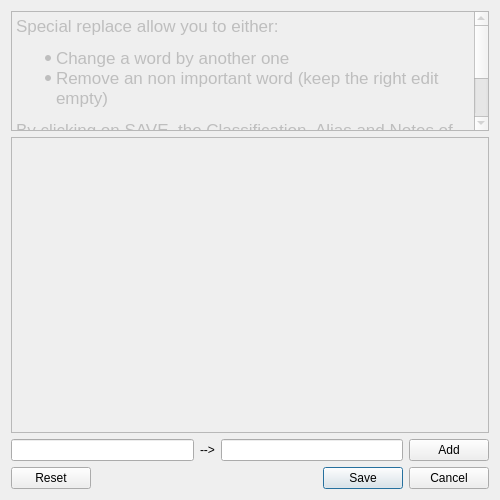
<?xml version="1.0" encoding="UTF-8"?>
<ui version="4.0">
 <class>Dialog_specialReplace</class>
 <widget class="QDialog" name="Dialog_specialReplace">
  <property name="geometry">
   <rect>
    <x>0</x>
    <y>0</y>
    <width>500</width>
    <height>500</height>
   </rect>
  </property>
  <property name="minimumSize">
   <size>
    <width>500</width>
    <height>400</height>
   </size>
  </property>
  <property name="maximumSize">
   <size>
    <width>500</width>
    <height>500</height>
   </size>
  </property>
  <property name="windowTitle">
   <string>Special Replacement</string>
  </property>
  <layout class="QGridLayout" name="gridLayout_2">
   <item row="0" column="0">
    <layout class="QGridLayout" name="gridLayout">
     <item row="3" column="0">
      <widget class="QDialogButtonBox" name="buttonBox_specialReplace">
       <property name="standardButtons">
        <set>QDialogButtonBox::Cancel|QDialogButtonBox::Reset|QDialogButtonBox::Save</set>
       </property>
      </widget>
     </item>
     <item row="2" column="0">
      <layout class="QGridLayout" name="gridLayout_3">
       <item row="1" column="1">
        <widget class="QLabel" name="label_specialReplace_untrackToReplace">
         <property name="text">
          <string>--&gt;</string>
         </property>
        </widget>
       </item>
       <item row="1" column="2">
        <widget class="QLineEdit" name="lineEdit_specialReplace_newReaplce"/>
       </item>
       <item row="1" column="3">
        <widget class="QPushButton" name="pushButton_specialReplace_newAdd">
         <property name="text">
          <string>Add</string>
         </property>
        </widget>
       </item>
       <item row="1" column="0">
        <widget class="QLineEdit" name="lineEdit_specialReplace_newUntrack">
         <property name="toolTip">
          <string>it can not be EMPTY or contains # char</string>
         </property>
        </widget>
       </item>
      </layout>
     </item>
     <item row="1" column="0">
      <widget class="QScrollArea" name="scrollArea_specialReplace_untrackReplace">
       <property name="widgetResizable">
        <bool>true</bool>
       </property>
       <property name="alignment">
        <set>Qt::AlignLeading|Qt::AlignLeft|Qt::AlignTop</set>
       </property>
       <widget class="QWidget" name="scrollAreaWidgetContents_specialReplace_untrackReplace">
        <property name="geometry">
         <rect>
          <x>0</x>
          <y>0</y>
          <width>462</width>
          <height>252</height>
         </rect>
        </property>
        <layout class="QVBoxLayout" name="verticalLayout_2">
         <item>
          <layout class="QVBoxLayout" name="verticalLayout_specialReplace_replacement"/>
         </item>
         <item>
          <spacer name="verticalSpacer">
           <property name="orientation">
            <enum>Qt::Vertical</enum>
           </property>
           <property name="sizeHint" stdset="0">
            <size>
             <width>20</width>
             <height>40</height>
            </size>
           </property>
          </spacer>
         </item>
        </layout>
       </widget>
      </widget>
     </item>
     <item row="0" column="0">
      <widget class="QTextEdit" name="textEdit">
       <property name="enabled">
        <bool>false</bool>
       </property>
       <property name="maximumSize">
        <size>
         <width>500</width>
         <height>120</height>
        </size>
       </property>
       <property name="html">
        <string>&lt;!DOCTYPE HTML PUBLIC &quot;-//W3C//DTD HTML 4.0//EN&quot; &quot;http://www.w3.org/TR/REC-html40/strict.dtd&quot;&gt;
&lt;html&gt;&lt;head&gt;&lt;meta name=&quot;qrichtext&quot; content=&quot;1&quot; /&gt;&lt;style type=&quot;text/css&quot;&gt;
p, li { white-space: pre-wrap; }
&lt;/style&gt;&lt;/head&gt;&lt;body style=&quot; font-family:'.SF NS Text'; font-size:13pt; font-weight:400; font-style:normal;&quot;&gt;
&lt;p style=&quot; margin-top:0px; margin-bottom:0px; margin-left:0px; margin-right:0px; -qt-block-indent:0; text-indent:0px;&quot;&gt;Special replace allow you to either:&lt;/p&gt;
&lt;ul style=&quot;margin-top: 0px; margin-bottom: 0px; margin-left: 0px; margin-right: 0px; -qt-list-indent: 1;&quot;&gt;&lt;li style=&quot; margin-top:12px; margin-bottom:0px; margin-left:0px; margin-right:0px; -qt-block-indent:0; text-indent:0px;&quot;&gt;Change a word by another one	&lt;/li&gt;
&lt;li style=&quot; margin-top:0px; margin-bottom:12px; margin-left:0px; margin-right:0px; -qt-block-indent:0; text-indent:0px;&quot;&gt;Remove an non important word (keep the right edit empty)&lt;/li&gt;&lt;/ul&gt;
&lt;p style=&quot; margin-top:12px; margin-bottom:12px; margin-left:0px; margin-right:0px; -qt-block-indent:0; text-indent:0px;&quot;&gt;By clicking on SAVE, the Classification, Alias and Notes of the word changes are going to be removed as well as the color of the whole table&lt;/p&gt;
&lt;p style=&quot;-qt-paragraph-type:empty; margin-top:0px; margin-bottom:0px; margin-left:0px; margin-right:0px; -qt-block-indent:0; text-indent:0px;&quot;&gt;&lt;br /&gt;&lt;/p&gt;&lt;/body&gt;&lt;/html&gt;</string>
       </property>
      </widget>
     </item>
    </layout>
   </item>
  </layout>
 </widget>
 <tabstops>
  <tabstop>lineEdit_specialReplace_newUntrack</tabstop>
  <tabstop>lineEdit_specialReplace_newReaplce</tabstop>
  <tabstop>pushButton_specialReplace_newAdd</tabstop>
  <tabstop>scrollArea_specialReplace_untrackReplace</tabstop>
 </tabstops>
 <resources/>
 <connections/>
</ui>
